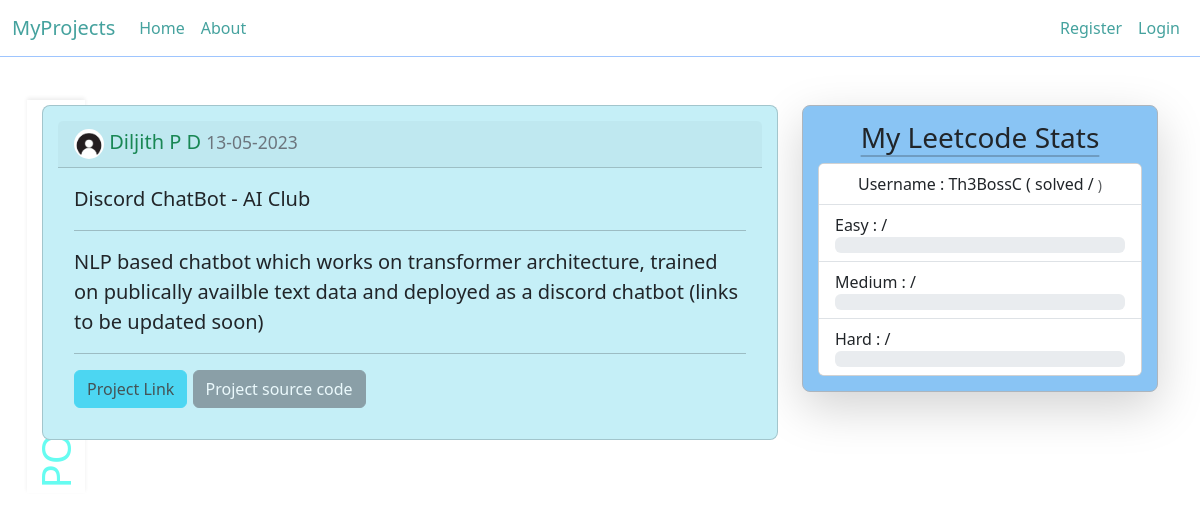
Before: /posts/6 with the older database file.
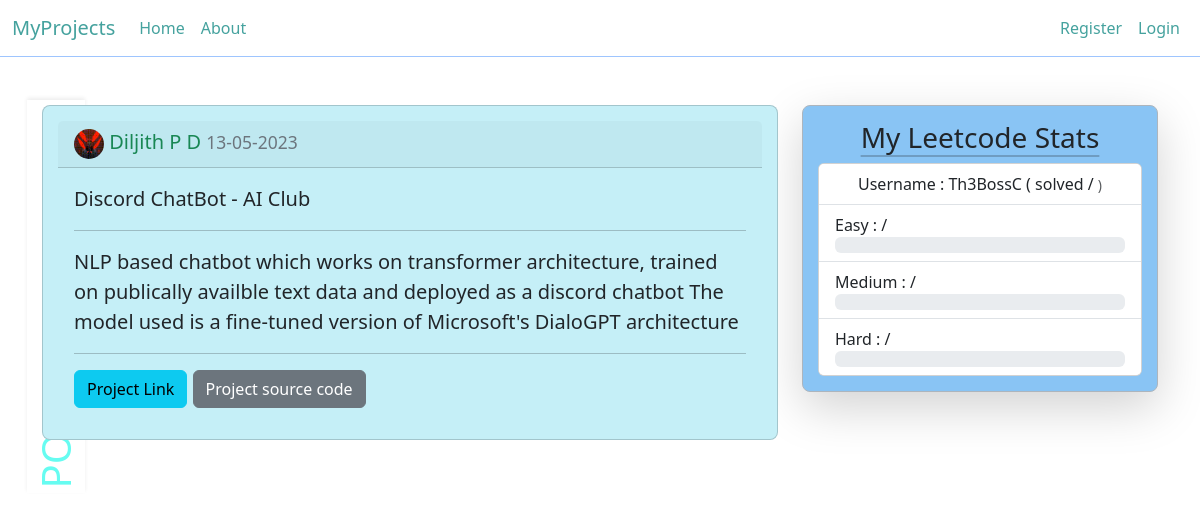
After: the same page with the newer database file.
### myProjects/models.py (models this page shows, shortened)
class User(db.Model, UserMixin):
    id = db.Column(db.Integer, primary_key = True)
    username = db.Column(db.String(20), unique = True, nullable = False)
    email = db.Column(db.String(120), unique = True, nullable = False)
    image_file = db.Column(db.String(20), nullable = False, default = 'default.jpg')
    password = db.Column(db.String(60), nullable = False)
    posts = db.relationship('Post', backref = 'author', lazy = True)

class Post(db.Model):
    id = db.Column(db.Integer, primary_key = True)
    title = db.Column(db.String(100), nullable = False)
    date_posted = db.Column(db.DateTime(), nullable = False, default = datetime.utcnow)
    content = db.Column(db.Text, nullable = False)
    user_id = db.Column(db.Integer, db.ForeignKey('user.id'), nullable = False)
    link  = db.Column(db.String(300), nullable = True)
    source_code = db.Column(db.String(300), nullable = True)
    def __repr__(self):
        return f"Post('{self.id}', '{self.title}', '{self.date_posted}', '{self.user_id}')"

### myProjects/posts/routes.py (the view)
@posts.route('/posts/<int:post_id>')
def post(post_id):
    post = Post.query.get_or_404(post_id)
    print(post)
    return render_template('post.html', post = post, page_details = f"Post by {post.author.username}")

### myProjects/templates/post.html (shortened to what this page needs)
{% extends 'layout.html' %}
{% block content %}
    <div class="main-content card">
        <h5 class="card-header">
            <img class = "small-image" src = "{{url_for('static', filename = 'images/' + post.author.image_file)}}">
            <span class = "text-success">
                {{post.author.username}}
            </span>
            <small class = "text-secondary">
                {{post.date_posted.strftime("%d-%m-%Y")}}
            </small>
        </h5>
        <div class="card-body">
            <blockquote class="blockquote mb-0">
                <p class = "card-text">
                    {{post.title}}
                </p>
                <hr>
                <p class = "card-text">
                    {{post.content}}
                </p>
                <hr>
                <div class="button-group">
                    <a href="{{post.link}}" target = "_blank" class = "btn btn-info {% if not post.link %} disabled {% endif %}">
                      Project Link
                    </a>
                    <a href="{{post.source_code}}" target = "_blank" class = "btn btn-secondary {% if not post.source_code %} disabled {% endif %}">
                        Project source code
                    </a>
                  </div>
            </blockquote>
        </div>
    </div>
{% endblock %}

Changed rows visible on the page:
changed User "Diljith P D": image_file: picture added in place of a placeholder
changed Post "Discord ChatBot - AI Club": content "NLP based chatbot which works on transformer architecture, trained on publically availble text data and deployed as a discord chatbot (links to be updated soon)" → "…as a discord chatbot The model used is a fine-tuned version of Microsoft's DialoGPT architecture"
